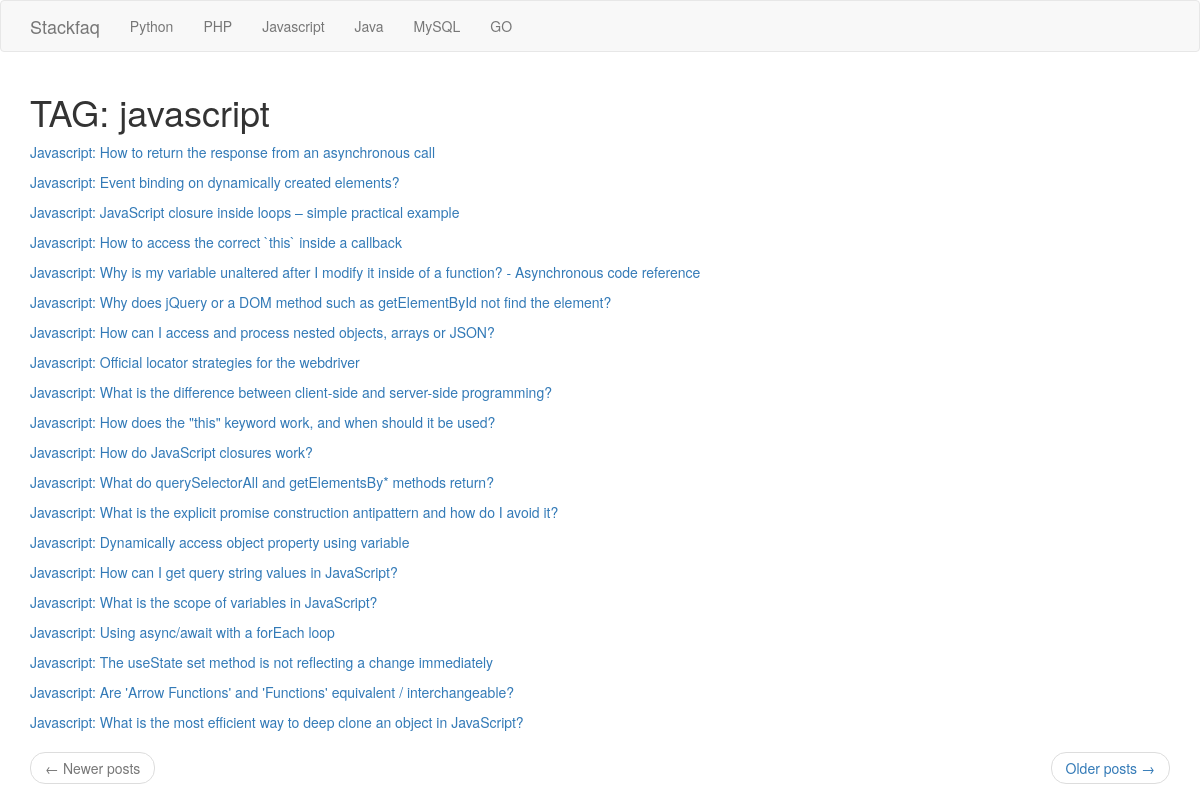
Screenshot of /javascript with the database file from the repository.
### app/models.py (models this page shows, shortened)
class Questions(db.Model):
    id = db.Column(db.Integer, primary_key=True)
    question = db.Column(db.String(255), nullable=False)
    link = db.Column(db.String(100), nullable=False)
    tag = db.Column(db.String(75), nullable=False)

### app/main/routes.py (the view)
@bp.route('/<tag>')
def show_question(tag):
    page = request.args.get('page', 1, type=int)
    questions=models.Questions.query.filter_by(tag=tag).paginate(page, current_app.config['POSTS_PER_PAGE'], False)
    next_url = url_for('main.index', page=questions.next_num) if questions.has_next else None
    prev_url = url_for('main.index', page=questions.prev_num) if questions.has_prev else None
    return render_template('main/index.html', questions = questions.items, next_url = next_url, prev_url = prev_url)

### app/main/templates/main/index.html
{% extends 'main/base.html' %}
{% block app_content %}
{% if questions %}
    {% if questions %}
        <h1>TAG: {{questions[0].tag}}</h1>
    {% endif %}
        {% for question in questions %}
            <p>
                {% set link = question.link | replace('*','/') %}
                {% set link = link[1:] %}
                {% set id = link.split('/')[1] %}
                {% set ques = link.split('/')[2] %}
                 <a href="{{url_for('main.show_answer', question = ques, id = id )}}">{{ question.tag|title }}: {{question.question}}</a>
            </p>
        {% endfor %}
        <nav aria-label="...">
            <ul class="pager">
                <li class="previous{% if not prev_url %} disabled{% endif %}">
                    <a href="{{ prev_url or '#' }}">
                        <span aria-hidden="true">&larr;</span> Newer posts
                    </a>
                </li>
                <li class="next{% if not next_url %} disabled{% endif %}">
                    <a href="{{ next_url or '#' }}">
                        Older posts <span aria-hidden="true">&rarr;</span>
                    </a>
                </li>
            </ul>
        </nav>
    {% else %}
        <div>
            <h1>There is no question</h1>
        </div>
    {% endif %}
{%endblock%}

### rows the page displays
Questions: tag "javascript", tag "Javascript", question "How to return the response from an asynchronous call"
Questions: tag "Javascript", question "Event binding on dynamically created elements?"
Questions: tag "Javascript", question "JavaScript closure inside loops – simple practical example"
Questions: tag "Javascript", question "How to access the correct `this` inside a callback"
Questions: tag "Javascript", question "Why is my variable unaltered after I modify it inside of a function? - Asynchronous code reference"
Questions: tag "Javascript", question "Why does jQuery or a DOM method such as getElementById not find the element?"
Questions: tag "Javascript", question "How can I access and process nested objects, arrays or JSON?"
Questions: tag "Javascript", question "Official locator strategies for the webdriver"
Questions: tag "Javascript", question "What is the difference between client-side and server-side programming?"
Questions: tag "Javascript", question "How does the \"this\" keyword work, and when should it be used?"
Questions: tag "Javascript", question "How do JavaScript closures work?"
Questions: tag "Javascript", question "What do querySelectorAll and getElementsBy* methods return?"
Questions: tag "Javascript", question "What is the explicit promise construction antipattern and how do I avoid it?"
Questions: tag "Javascript", question "Dynamically access object property using variable"
Questions: tag "Javascript", question "How can I get query string values in JavaScript?"
Questions: tag "Javascript", question "What is the scope of variables in JavaScript?"
Questions: tag "Javascript", question "Using async/await with a forEach loop"
Questions: tag "Javascript", question "The useState set method is not reflecting a change immediately"
Questions: tag "Javascript", question "Are 'Arrow Functions' and 'Functions' equivalent / interchangeable?"
Questions: tag "Javascript", question "What is the most efficient way to deep clone an object in JavaScript?"
